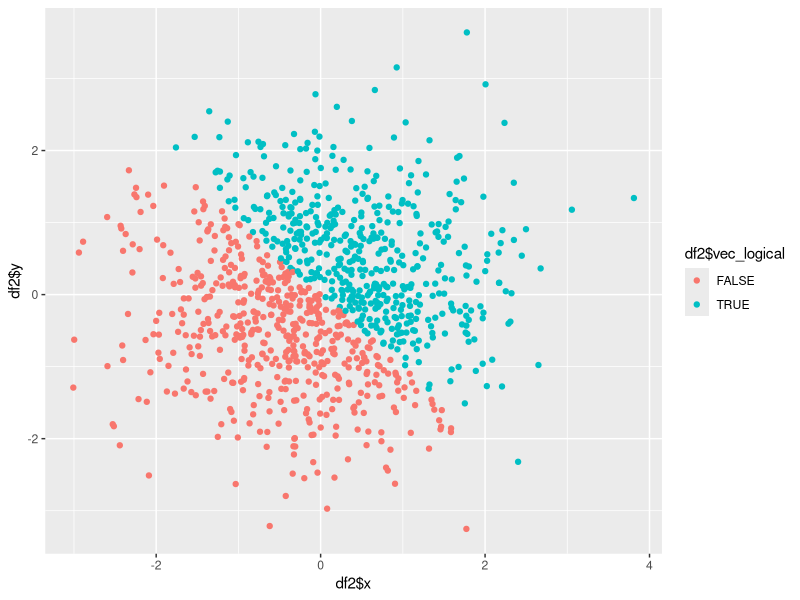
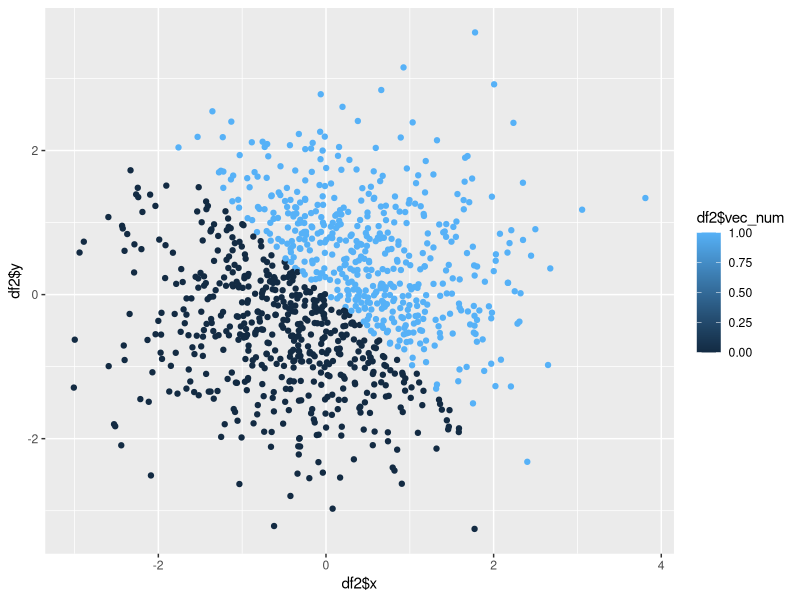
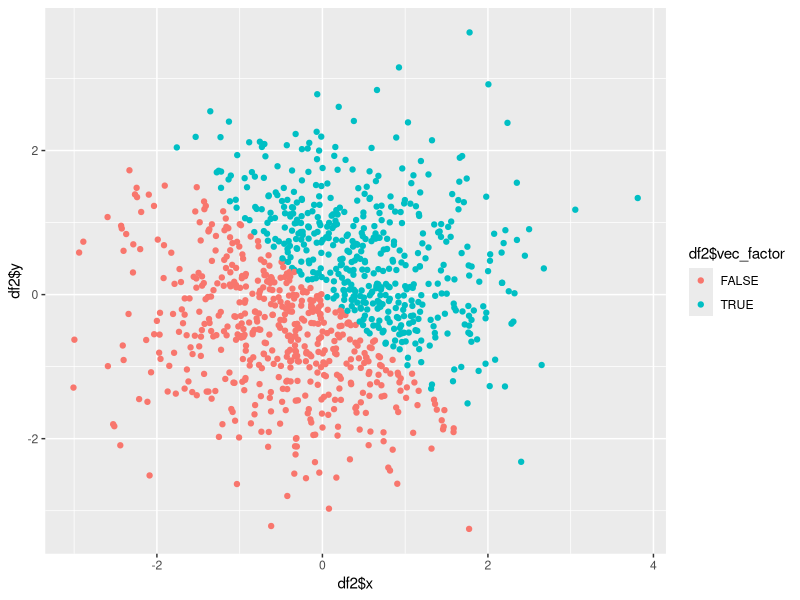
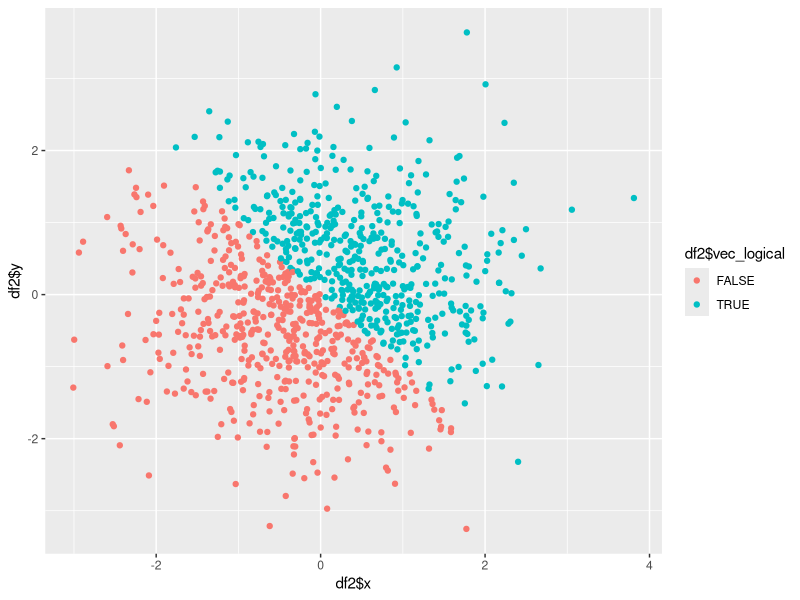

These charts were generated, in order, by the following R code:
## ---- chunk 1
library(tidyverse)
## ---- chunk 2
set.seed(1)

df = tibble(
  random_sample = runif(10, min = 0, max = 5),
  vec_logical = (random_sample > 2),
  vec_char = c("A", "B", "C", "D", "E", "a", "b", "c", "d", "e"),
  vec_factor = factor(c("A", "B", "C", "D", "E", "a", "b", "c", "d", "e"))
)
## ---- chunk 3
mean(df$random_sample)
mean(df$vec_logical)
mean(df$vec_char)
mean(df$vec_factor)
## ---- chunk 4
as.factor(df$vec_char)
as.numeric(as.factor(df$vec_char))
## ---- chunk 5
as.character(df$vec_factor)
as.numeric(as.character(df$vec_factor))
## ---- chunk 6
set.seed(1)

df2 = tibble(
  x = rnorm(1000),
  y = rnorm(1000),
  vec_logical = (x + y) > 0,
  vec_num = as.numeric(vec_logical),
  vec_factor = as.factor(vec_logical)
)
## ---- chunk 7
scatter_plot1 = ggplot(df2, aes(x = df2$x, y = df2$y, color = df2$vec_logical)) + geom_point() 
scatter_plot1

scatter_plot2 = ggplot(df2, aes(x = df2$x, y = df2$y, color = df2$vec_num)) + geom_point()
scatter_plot2

scatter_plot3 = ggplot(df2, aes(x = df2$x, y = df2$y, color = df2$vec_factor)) + geom_point()
scatter_plot3
## ---- chunk 8
ggsave("first_scatterplot.pdf", plot = scatter_plot1)
